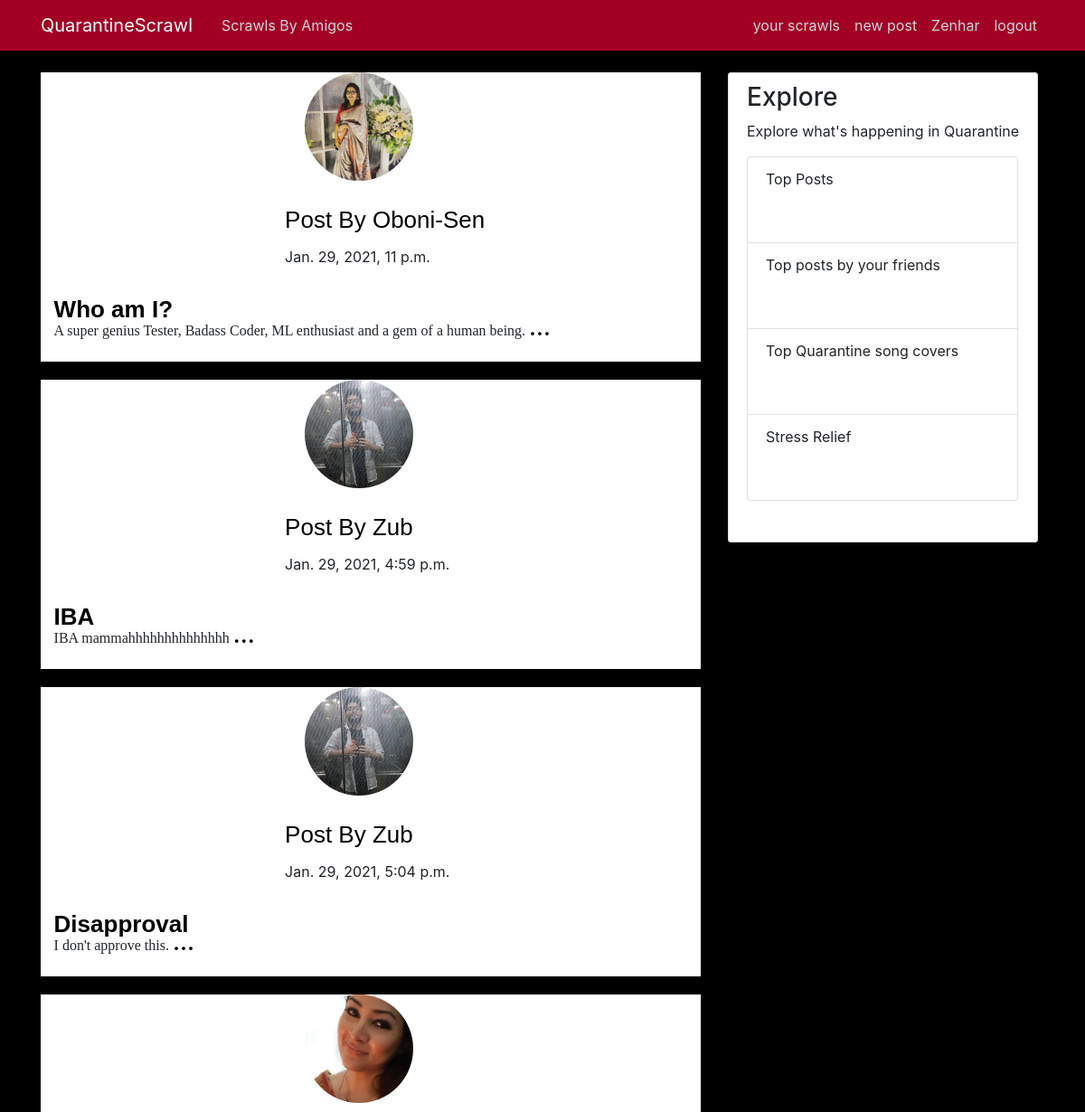
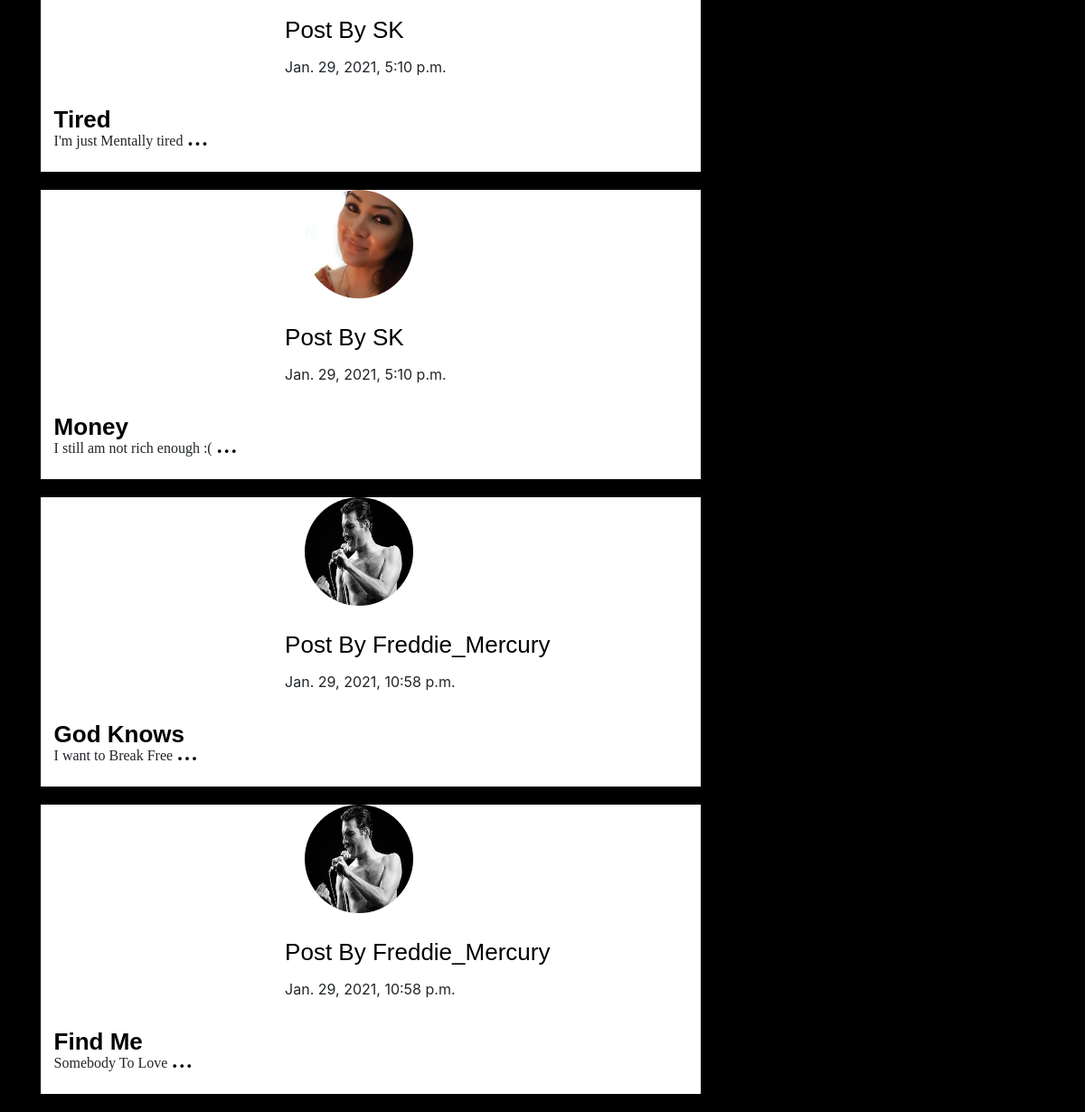
Page /amigos/ (signed in) on the committed database (2 pictures, top to bottom).
### blog/models.py (models this page shows, shortened)
class Post(models.Model):
    title = models.CharField(max_length=100)
    content = RichTextUploadingField()
    date = models.DateTimeField(default=timezone.now)
    author = models.ForeignKey(User, on_delete=models.CASCADE)
    liked = models.ManyToManyField(User, related_name="liked", default=None, blank=True)
    commented = models.ManyToManyField(
        User, related_name="commented", default=None, blank=True
    )

### users/models.py (models this page shows, shortened)
class Profile(models.Model):
    user = models.OneToOneField(User, on_delete=models.CASCADE)
    image = models.ImageField(default="poseidon.jpg", upload_to="profile_pics")
    follow = models.ManyToManyField(User, related_name="followers", blank=True)
    follower = models.ManyToManyField(User, related_name="follows", blank=True)

### blog/views.py (the view)
# urls.py: path("amigos/", TestAmigos.as_view(), name="test-amigos"),
class TestAmigos(LoginRequiredMixin, ListView):
    template_name = "blog/test3.html"
    context_object_name = "all_posts"
    def get_queryset(self):
        loggedInUser = Profile.objects.get(user=self.request.user)
        ex = Post.objects.exclude(author=loggedInUser.user)
        return ex.filter(author__in=loggedInUser.follow.all())

### blog/templates/blog/test3.html (shortened to what this page needs)
{% extends "blog/base.html" %}
{% load static %}
{% block bootstrapClass %}
<link rel="stylesheet" type="text/css" href="{% static 'blog/blog-css/home.css' %}">
 {% endblock %}
{% block content %}
<div class="row">
  <div class="col-8">
  {% for post in all_posts %}
  <div class="home-post-main-wrap">
    <div id="home-carousel" class="carousel home-carousel slide" data-ride="carousel">
      <div class="carousel-inner home-carousel-inner">
        <div class="carousel-item home-carousel-item active">
            <div class="home-image-wrap">
                <img  src="{{post.author.profile.image.url}}" alt="img">
            </div>
            <div class="post-author">
             <p> Post By <a class="post-author-link" href="{% url 'user-posts' post.author.username  %}"> {{post.author}}</a></p>
            </div>
            <div class="post-date">
              <p >{{post.date}}</p>
            </div>
            <div class="post-title">
              <p><a style="color: black;" href="{% url 'post-detail' post.id %}">{{post.title}}</a></p>
            </div>
            <div class="post-content">
              <p>{{post.content|slice:"0:100"}} <a class="post-content-link" href="{% url 'post-detail' post.id %}"> ...</a></p>
            </div>
        </div>
      </div>
    </div>
  </div>
  {% endfor %}
  </div>
  <div class="col-md-4">
    <div class="content-section">
      <h3>Explore </h3>
      <p class=''>Explore what's happening in Quarantine
        <ul class="list-group explore">
          <li class="list-group-item  ">Top Posts</li>
          <li class="list-group-item  ">Top posts by your friends</li>
          <li class="list-group-item  ">Top Quarantine song covers</li>
          <li class="list-group-item  ">Stress Relief</li>
        </ul>
      </p>
    </div>
  </div>
</div>
{% endblock content %}

### blog/templates/blog/base.html (shortened to what this page needs)
{% load static %}
<!DOCTYPE html>
<html>
<head>
    <link rel="stylesheet" href="https://maxcdn.bootstrapcdn.com/bootstrap/4.0.0/css/bootstrap.min.css">
    <link rel="stylesheet" type="text/css" href="{% static 'blog/blog-css/main.css' %}">
    <link rel="stylesheet" type="text/css" href="{% static 'users/profile.css' %}">
    {% block bootstrapClass %}  {% endblock %}
</head>
<body>
    <header class="site-header">
      <nav class="navbar navbar-expand-md navbar-dark navbar-bg-steel fixed-top">
        <div class="container">
          <a class="navbar-brand mr-4" href="{% url 'home' %}">QuarantineScrawl</a>
          <div class="collapse navbar-collapse" id="navbarToggle">
            <div class="navbar-nav mr-auto">
              <a class="nav-item nav-link" href="{% url 'amigos-home' %}">Scrawls By Amigos</a>
            </div>
            <div class="navbar-nav">
              {% if user.is_authenticated %}
              <a class="nav-item nav-link" href="{% url 'user-posts' user.username  %}"> your scrawls</a>
              <a class="nav-item nav-link" href="{% url 'post-create' %}"> new post</a>
              <a class="nav-item nav-link" href="{% url 'profile' %}">{{user.username}}</a>
              <a class="nav-item nav-link" href="{% url 'logout' %}">logout</a>
              {% else %}
              <a class="nav-item nav-link" href="{% url 'login' %}">Login</a>
              <a class="nav-item nav-link" href="{% url 'register' %}">Register</a>
              {% endif %}
            </div>
          </div>
        </div>
      </nav>
    </header>
    <main role="main" class="container">
          {% block content %}{% endblock %}
    </main>
</body>
</html>

### blog/static/blog/blog-css/main.css (style rules this page uses)
body { background-color: black; margin-top: 5rem; }
ul { margin: 0; }
.navbar-bg-steel { background-color: #a20025; }
.site-header .navbar-nav .nav-link { color: #cbd5db; font-weight: 400; }
.content-section { background: #ffffff; padding: 10px 20px; border: 1px solid #dddddd; border-radius: 3px; margin-bottom: 20px; }

### users/static/users/users-css/profile.css (style rules this page uses)
* { margin: 0px; padding: 0px; box-sizing: border-box; }

### blog/static/blog/blog-css/home.css (style rules this page uses)
body { background-color: black; }
.home-post-main-wrap { height: 40vh; margin-bottom: 20px; background-color: white; }
.home-carousel { height: 100%; margin-bottom: 10px; }
.home-carousel-inner { height: 100%; }
.home-carousel-item { background-color: white; height: 100%; }
.home-image-wrap { height: 10%; margin-bottom: 5%; }
.home-image-wrap > img { height: 120px; width: 120px; position: absolute; left: 40%; border-radius: 100px; }
.post-author { position: absolute; left: 37%; top: 45%; font-size: 26px; font-family: "Franklin Gothic Medium", "Arial Narrow", Arial, sans-serif; color: black; }
.post-author-link { color: black; transition: all 0.2s ease-in-out; display: inline-block; }
.post-date { position: absolute; left: 37%; top: 60%; }
.post-title { position: absolute; left: 2%; bottom: 7%; font-size: 26px; font-weight: bold; font-family: "Franklin Gothic Medium", "Arial Narrow", Arial, sans-serif; }
.post-content { position: absolute; left: 2%; top: 80%; font-family: "Times New Roman", Times, serif; }
.post-content-link { font-size: 32px; color: black; }
.content-section { position: fixed; }
.explore { height: 400px; width: 300px; }
.explore li { height: 6em; }

### rows in the picture
Post: author.profile.image (picture), author "Oboni-Sen", date "Jan. 29, 2021, 11 p.m.", title "Who am I?", content "A super genius Tester, Badass Coder, ML enthusiast and a gem of a human being."
Post: author.profile.image (picture), author "Zub", date "Jan. 29, 2021, 4:59 p.m.", title "IBA", content "IBA mammahhhhhhhhhhhhhh"
Post: author.profile.image (picture), author "Zub", date "Jan. 29, 2021, 5:04 p.m.", title "Disapproval", content "I don't approve this."
Post: author.profile.image (picture), author "SK", date "Jan. 29, 2021, 5:10 p.m.", title "Tired", content "I'm just Mentally tired"
Post: author.profile.image (picture), author "SK", date "Jan. 29, 2021, 5:10 p.m.", title "Money", content "I still am not rich enough :("
Post: author.profile.image (picture), author "Freddie_Mercury", date "Jan. 29, 2021, 10:58 p.m.", title "God Knows", content "I want to Break Free"
Post: author.profile.image (picture), author "Freddie_Mercury", date "Jan. 29, 2021, 10:58 p.m.", title "Find Me", content "Somebody To Love"

### other values in the picture
{{ user.username }} "Zenhar"
